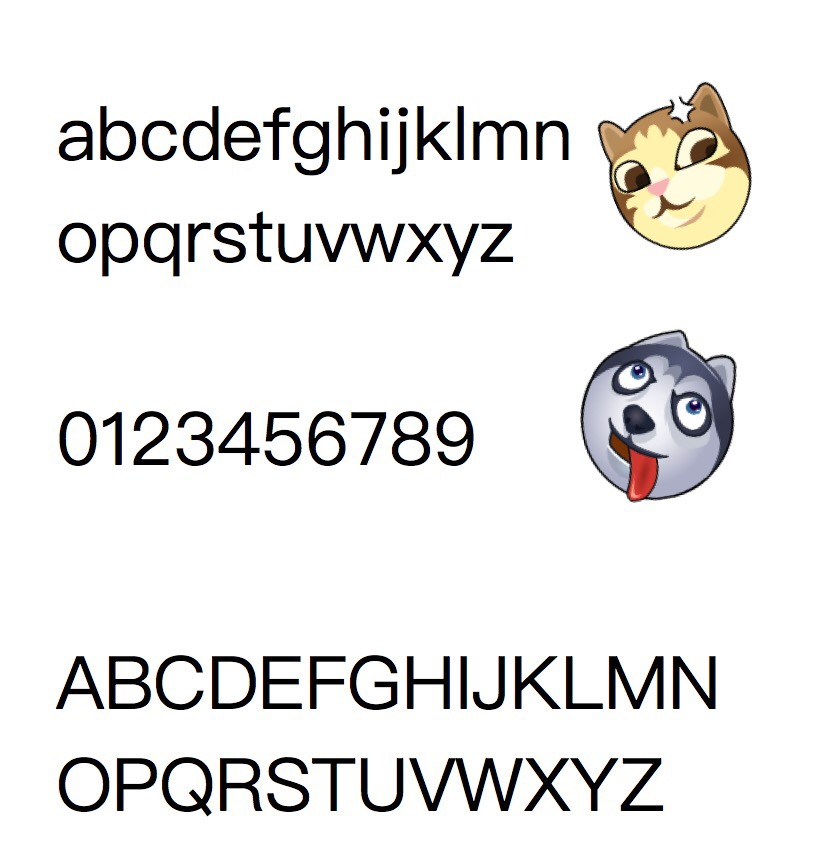
#> input picture test.png, 836 x 856 px
$ jupyter execute --allow-errors 'Training Model.ipynb'   (shell and % lines are left out)   (Python 2 division)   (older library calls are emulated)
#> lines starting #> are read from the running program, lines starting #| are printed output that depends on the picture; after the words box and inside, x2 and y2 are one past the last pixel; in counts of white or black regions, pixels touching at a corner belong together
[cell 1]
from keras.models import Sequential
from keras.layers.core import Dense, Dropout, Activation, Flatten
from keras.preprocessing import image

import numpy as np
import tensorflow as tf
import matplotlib.pyplot as plt
import cv2

# 图片生成器

图片生成器可以让我们在训练模型的时候实时预处理图片。

在数据集巨大的时候，使用图片生成器是很有用的。

我们预处理的操作是将图片转灰色，归一化和 reshape 为28\*28

[cell 2]
from keras.preprocessing.image import ImageDataGenerator

#> (the rest of this cell did not finish here and is left out)

# 数据集概览

让我们显示几张由图片生成器生成的一批图片。

可以看到0~9被分为了0~9类，非数字被分为了第10类。

#> (a cell that did not finish here is left out)

# 构建模型

我们的模型结构很简单，784->512->512->11

#> (a cell that did not finish here is left out)

# 训练

#> (a cell that did not finish here is left out)

#> (a cell that did not finish here is left out)

# 测试模型

[cell 7]
def resize(rawimg):  # resize img to 28*28
    fx = 28.0 / rawimg.shape[0]
    fy = 28.0 / rawimg.shape[1]
    fx = fy = min(fx, fy)
    img = cv2.resize(rawimg, None, fx=fx, fy=fy, interpolation=cv2.INTER_CUBIC)
    outimg = np.ones((28, 28), dtype=np.uint8) * 255
    w = img.shape[1]
    h = img.shape[0]
    x = (28 - w) / 2
    y = (28 - h) / 2
    outimg[y:y+h, x:x+w] = img
    return outimg


def convert(imgpath):   # read digits
#> called with imgpath = 'test.png'
    img = cv2.imread(imgpath)
#> img is the input picture: shape (856, 836, 3); mean B, G, R 233.1, 233.8, 234.5
    gray = cv2.imread(imgpath, cv2.IMREAD_GRAYSCALE)
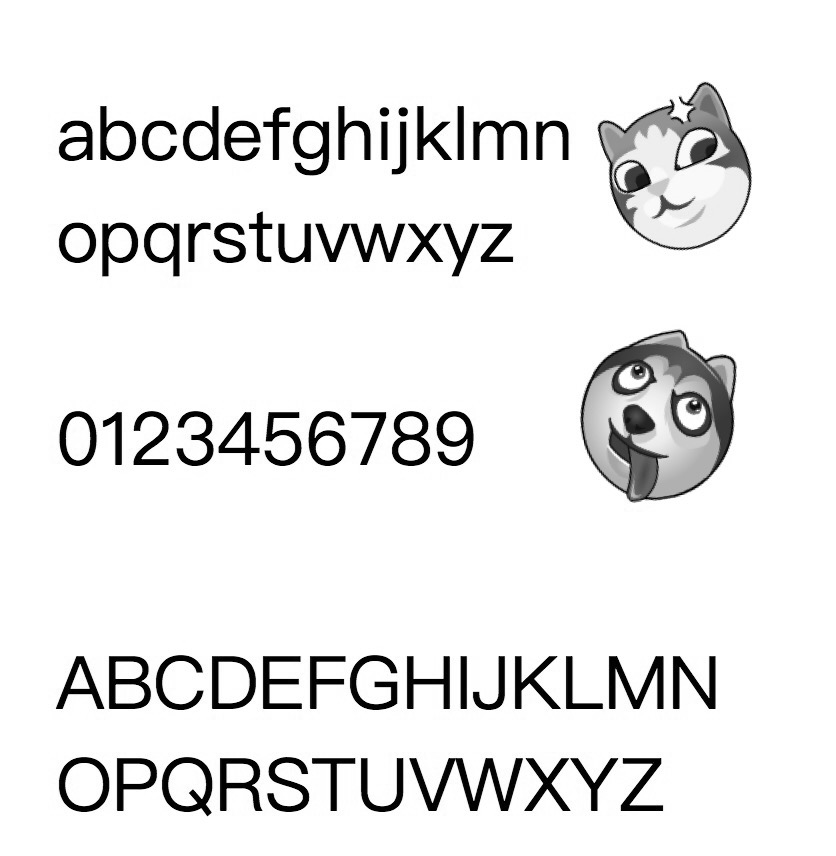
#> gray: shape (856, 836); min 0, max 255, mean 234
    bw = cv2.adaptiveThreshold(gray, 255, cv2.ADAPTIVE_THRESH_GAUSSIAN_C, cv2.THRESH_BINARY_INV, 25, 25)
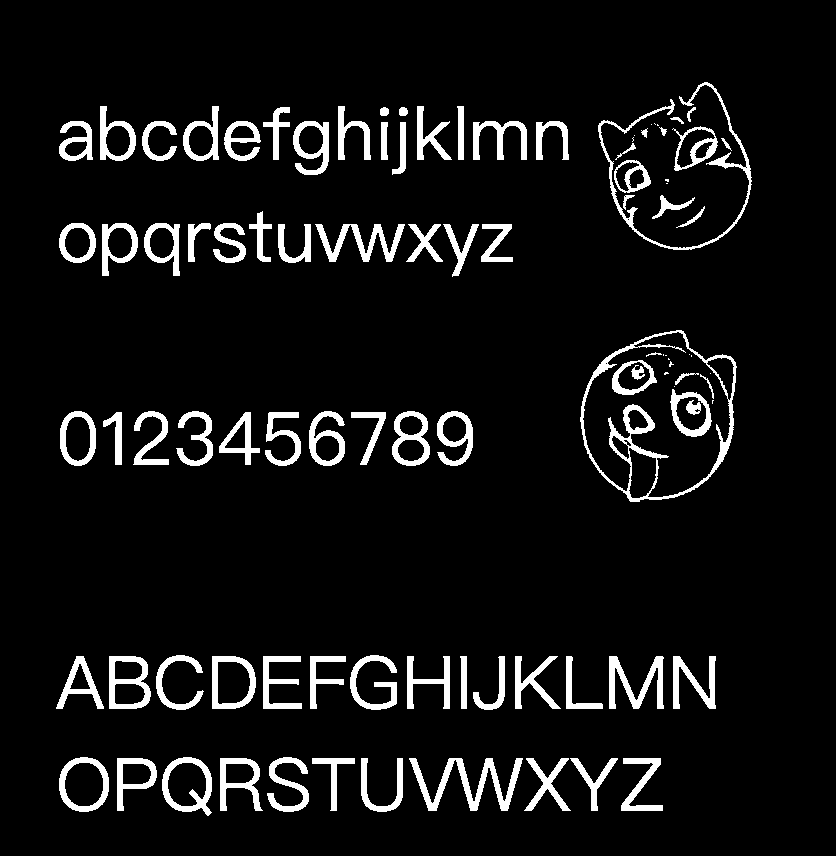
#> bw: shape (856, 836); 7.3% white; 99 white regions (17 under 20 px)
    img2, ctrs, hier = cv2.findContours(bw.copy(), cv2.RETR_EXTERNAL, cv2.CHAIN_APPROX_SIMPLE)
#> ctrs = 82 contours, 7 with area under 20; largest, box (x1, y1, x2, y2) and area: (580, 330, 737, 502) 20116, (162, 757, 212, 816) 2204, (59, 757, 109, 812) 2156, (212, 656, 256, 709) 2006, (109, 656, 151, 709) 1926
    rects = [cv2.boundingRect(ctr) for ctr in ctrs]
#> rects = 82 items, first 6: (621, 758, 42, 53), (570, 758, 48, 53), (524, 758, 47, 53), (409, 758, 114, 53), (361, 758, 42, 54), (312, 758, 43, 53)

    for rect in rects:
        x, y, w, h = rect
        roi = gray[y:y+h, x:x+w]
        hw = float(h) / w
        if (w < 200) & (h < 200) & (h > 10) & (w > 10) & (1.1 < hw) & (hw < 5):
            res = resize(roi)
            res = np.resize(res, (1, 28, 28, 1))

            predictions = model.predict(res)
            predictions = np.argmax(predictions)
            if predictions != 10:
                cv2.rectangle(img, (x, y), (x+w, y+h), (0, 255, 0), 1)
                cv2.putText(img, '{:.0f}'.format(predictions), (x, y), cv2.FONT_HERSHEY_DUPLEX, h/25.0, (255, 0, 0))
#> this loop made 1 pass
#> (rect, hw) on pass 1: ((621, 758, 42, 53), 1.26)
#> pass 1, in convert, `roi = gray[y:y+h, x:x+w]`:
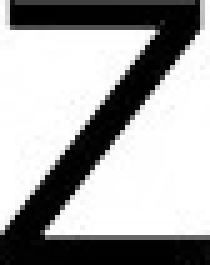
#> roi: shape (53, 42) (shown 5 times larger); min 0, max 255, mean 164.5
#> pass 1, in resize, `img = cv2.resize(rawimg, None, fx=fx, fy=fy, interpolation=cv2.INTER_C..`:
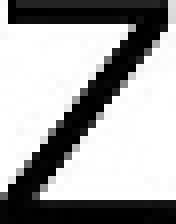
#> img: shape (28, 22) (shown 8 times larger); min 0, max 255, mean 164.9
#> pass 1, in convert, `res = resize(roi)`:
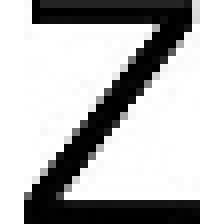
#> res: shape (28, 28) (shown 8 times larger); min 0, max 255, mean 184.2
    return img

#> (the rest of this cell did not finish here and is left out)
